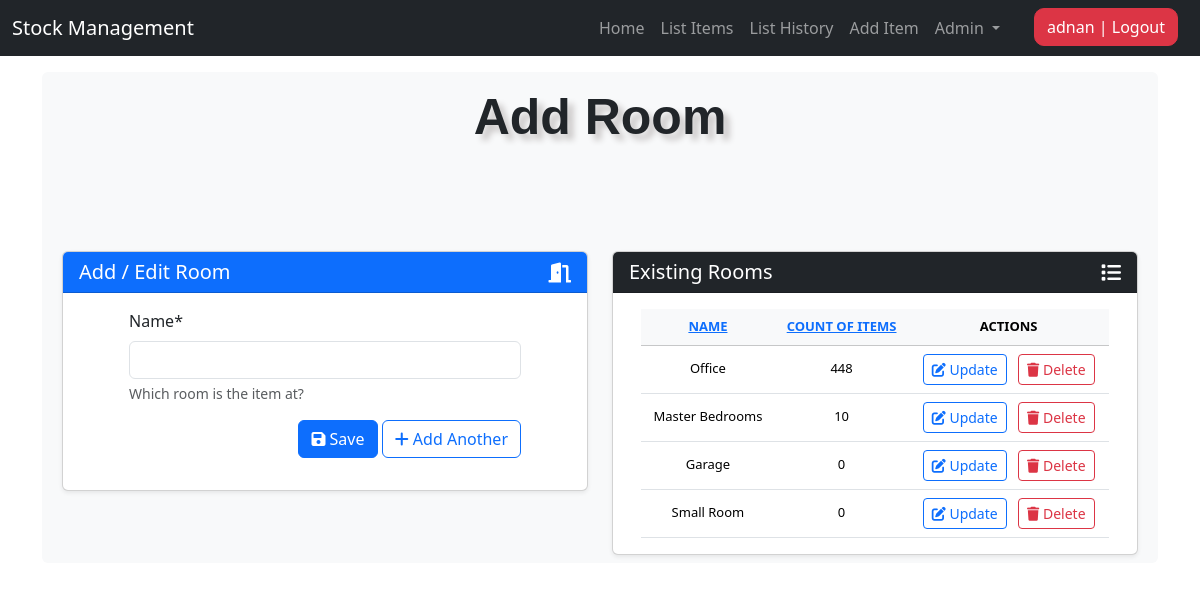
The app's page /add_room/ (signed in) with its own data.
### stockmgmt/models.py (models this page shows, shortened)
class Room(models.Model):
    name = models.CharField(max_length=50, blank=False,
                            null=True, help_text="Which room is the item at?")

### stockmgmt/views.py (the view, shortened to what this page needs)
# urls.py: path('add_room/', views.add_room, name='add_room'),
@login_required
def add_room(request):
    form = RoomCreateForm(request.POST or None)
    rooms = Room.objects.annotate(
        total_quantity=Coalesce(Subquery(
            Stock.objects.filter(room=OuterRef('pk'))
            .values('room')
            .annotate(total=Sum('quantity'))
            .values('total')
        ), 0)
    )
    context = {
        "form": form,
        "title": "Add Room",
        "rooms": rooms,
    }
    return render(request, "./includes/add_room.html", context)

### stockmgmt/forms.py
class RoomCreateForm(forms.ModelForm):
    class Meta:
        model = Room
        fields = [
            'name'
        ]

### stockmgmt/templates/includes/add_room.html (shortened to what this page needs)
{% extends 'base.html' %}
{% load crispy_forms_tags %}
{% block content %}
<div class="container mt-5">
    <div class="row">
        <div class="col-md-6">
            <div class="card shadow-sm">
                <div class="card-header bg-primary text-white d-flex justify-content-between align-items-center">
                    <h5 class="card-title mb-0">Add / Edit Room</h5>
                    <i class="fas fa-door-open fa-lg"></i>
                </div>
                <div class="card-body">
                    <form method="POST" class="custom-fields needs-validation" novalidate>
                        <div class="mb-3">
                            {{ form.name|as_crispy_field }}
                        </div>
                        <div class="mb-3 text-end">
                            <button type="submit" name="save" class="btn btn-primary">
                                <i class="fas fa-save"></i> Save
                            </button>
                            {% if 'update' not in request.path %}
                            <button type="submit" name="add_another" class="btn btn-outline-primary">
                                <i class="fas fa-plus"></i> Add Another
                            </button>
                            {% endif %}
                        </div>
                    </form>
                </div>
            </div>
        </div>
        <div class="col-md-6">
            {% if 'update' not in request.path %}
            <div class="card shadow-sm mt-4 mt-md-0">
                <div class="card-header bg-dark text-white d-flex justify-content-between align-items-center">
                    <h5 class="card-title mb-0">Existing Rooms</h5>
                    <i class="fas fa-list fa-lg"></i>
                </div>
                <div class="card-body">
                    <div class="table-responsive">
                        <table class="table table-hover align-middle">
                            <thead class="table-light">
                                <tr>
                                    <th><a href="?order_by=name">NAME</a></th>
                                    <th><a href="?order_by=total_quantity">COUNT OF ITEMS</a></th>
                                    <th>ACTIONS</th>
                                </tr>
                            </thead>
                            <tbody>
                                {% for instance in rooms %}
                                <tr>
                                    <td>{{ instance.name|title }}</td>
                                    <td>{{ instance.total_quantity }}</td>
                                    <td>
                                        <a href="{% url 'update_room' instance.id %}"
                                            class="btn btn-sm btn-outline-primary me-2">
                                            <i class="fa-solid fa-pen-to-square"></i> Update
                                        </a>
                                        <a href="#" class="btn btn-sm btn-outline-danger"
                                            onclick="deleteRoomConfirmation('{{ instance.name|title }}', '{% url 'delete_room' instance.id %}')">
                                            <i class="fa-solid fa-trash"></i> Delete
                                        </a>
                                    </td>
                                </tr>
                                {% endfor %}
                            </tbody>
                        </table>
                    </div>
                </div>
            </div>
            {% endif %}
        </div>
    </div>
</div>
{% endblock %}

### stockmgmt/templates/partials/nav.html (shortened to what this page needs)
<nav class="navbar navbar-expand-lg navbar-dark bg-dark fixed-top" aria-label="Offcanvas navbar large">
    <div class="container-fluid">
        <a class="navbar-brand" href="#">Stock Management</a>
        <div class="offcanvas offcanvas-end text-bg-dark" tabindex="-1" id="offcanvasNavbar2"
            aria-labelledby="offcanvasNavbar2Label">
            <div class="offcanvas-body">
                <ul class="navbar-nav justify-content-end flex-grow-1 pe-3">
                    <li class="nav-item">
                        <a class="nav-link" aria-current="page" href="{% url 'home' %}">Home</a>
                    </li>
                    {% if request.user.is_authenticated %}
                    <li class="nav-item">
                        <a class="nav-link" href="{% url 'list_items' %}">List Items</a>
                    </li>
                    <li class="nav-item">
                        <a class="nav-link" href="{% url 'list_history' %}">List History</a>
                    </li>
                    <li class="nav-item">
                        <a class="nav-link" href="{% url 'add_items' %}">Add Item</a>
                    </li>
                    {% endif %}
                    {% if request.user.is_superuser %}
                    <li class="nav-item dropdown">
                        <a class="nav-link dropdown-toggle" href="#" role="button" data-bs-toggle="dropdown"
                            aria-expanded="false">
                            Admin
                        </a>
                    </li>
                    {% endif %}
                </ul>
                <ul class="navbar-nav">
                    {% if request.user.is_authenticated %}
                    <li>
                        <form action="/accounts/logout" method="post">
                            <button class="custom-btn btn btn-danger" type="submit">{{ request.user }} | Logout</button>
                        </form>
                    </li>
                    {% else %}
                    <li><a class="nav-link" href="/accounts/login">Login</a></li>
                    {% endif %}
                </ul>
            </div>
        </div>
    </div>
</nav>

### stockmgmt/static/css/style.css (style rules this page uses)
body { background-image: url("../img/bg.jpg"); background-repeat: no-repeat; background-size: cover; background-attachment: fixed; height: 100vh; }
.table { font-size: 13px; text-align: center; width: 95%; margin: auto; text-align: center; }
.table tr:nth-child(odd) { background: #cacaca }
.table tr:nth-child(even) { background: #e9e9e9 }
th { color: #000000; }
.container { padding-top: 3rem; }
.custom-fields { margin: 0 50px; }
.custom-btn { margin: 0 10px; border-radius: 10px; }
.ui-datepicker tbody, td, tfoot, th, thead, tr { padding: 5px; }

### records on screen
Room: name "Office", total_quantity "448"
Room: name "Master Bedrooms", total_quantity "10"
Room: name "Garage", total_quantity "0"
Room: name "Small Room", total_quantity "0"

### other values on screen
{{ request.user }} "adnan"
{{ title }} "Add Room"
